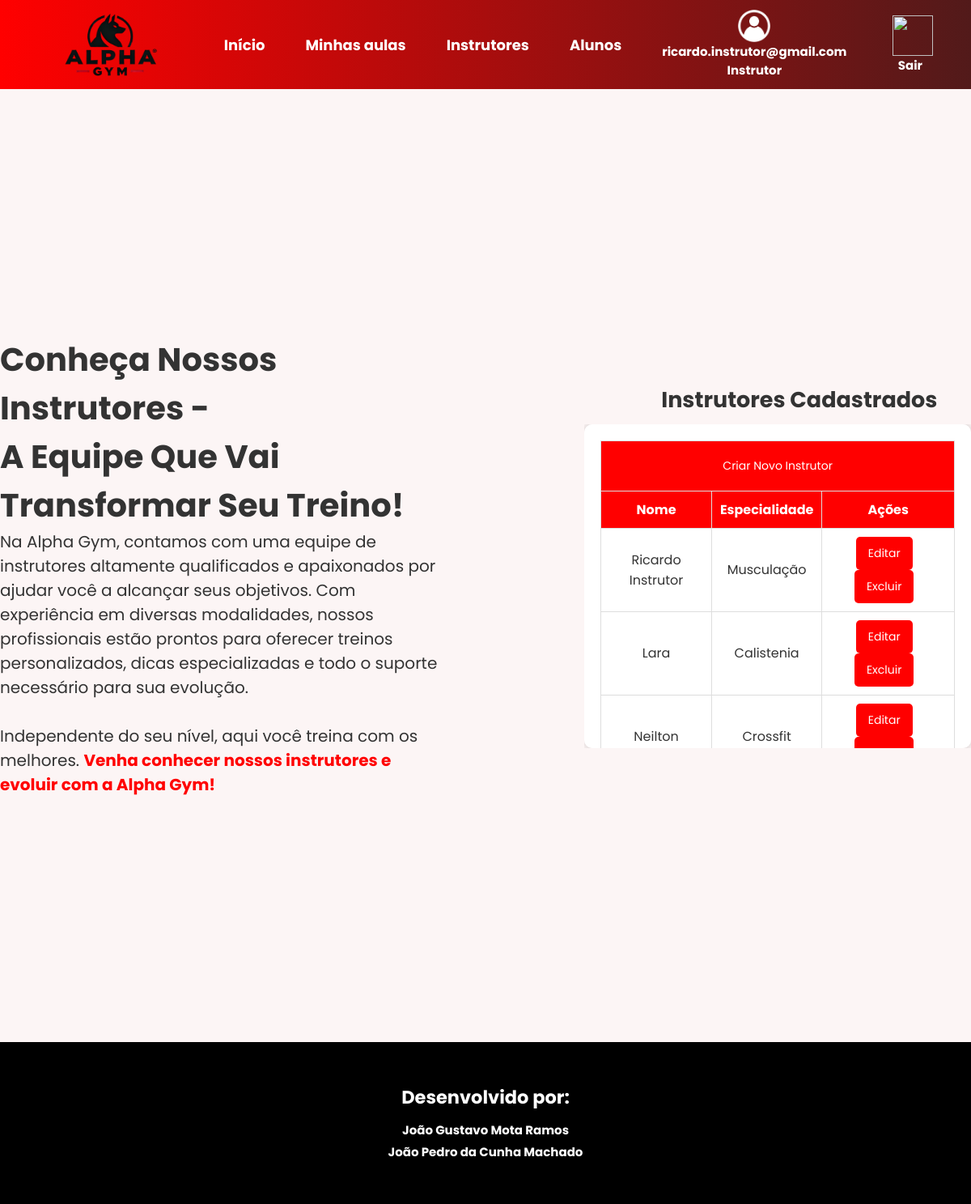
The page /php/gerenciarinstrutores.php (signed in) on the database its author committed.
### tables this page shows
CREATE TABLE `instrutor` (
  `instrutor_cod` int(11) NOT NULL,
  `instrutor_nome` varchar(155) NOT NULL,
  `instrutor_especialidade` enum('Yoga','Musculação','Crossfit','Zumba','Calistenia') NOT NULL,
  `fk_usuario_id` int(11) NOT NULL
);

### php/gerenciarinstrutores.php (the view, shortened to what this page needs)
<?php
require_once 'conexao.php';
$sql_instrutor = 'SELECT * FROM instrutor';
$resultado_instrutor = $conexao->query($sql_instrutor);
?>
<!DOCTYPE html>
<html lang="pt-BR">
<head>
    <link rel="stylesheet" type="text/css" href="../css/gerenciarinstrutores.css">
</head>
<body>
<header>
    <nav>
        <a href="inicio.php"><img id="logo-acad" src="../img/logo-sem-fundo.png" alt=""></a>
        <ul>
            <li><a href="inicio.php">Início</a></li>
            <li><a href="aulas.php">Minhas aulas</a></li>
            <li><a href="gerenciarinstrutores.php">Instrutores</a></li>
            <li><a href="gerenciaralunos.php">Alunos</a></li>
        </ul>
        <?php if (isset($_SESSION['email_sessao'])): ?>
            <div id="perfil-logout">
                <div id="perfil">
                    <img id="icon-perfil" src="../img/user-vector.png" alt="">
                    <h6><?= $_SESSION['email_sessao'] ?></h6>
                    <h6><?= $_SESSION['tipo_usuario'] ?></h6>
                </div>
                <a href="#" onclick="confirmarSaida();">
                    <div id="logout">
                        <img id="icon-logout" src="../img/logout.png" alt="">
                        <h6>Sair</h6>
                    </div>
                </a>
            </div>
        <?php else: ?>
            <a id="entrar" href="index.php">Entrar</a>
        <?php endif; ?>
    </nav>
</header>
<main>
    <div id="textos">
        <h1>Conheça Nossos Instrutores - <br> A Equipe Que Vai Transformar Seu Treino!</h1>
        <p>Na Alpha Gym, contamos com uma equipe de instrutores altamente qualificados e apaixonados por ajudar você a alcançar seus objetivos. Com experiência em diversas modalidades, nossos profissionais estão prontos para oferecer treinos personalizados, dicas especializadas e todo o suporte necessário para sua evolução.
        <br><br>Independente do seu nível, aqui você treina com os melhores. <b>Venha conhecer nossos instrutores e evoluir com a Alpha Gym!<i class="bi bi-barbell"></i></b></p>
    </div>
    <div id="container">
        <h3 id="titulo_tabela">Instrutores Cadastrados</h3>
        <div class="tabela-container">
    <div class="tabela">
        <table>
            <thead>
                <?php if ($_SESSION['tipo_usuario'] == 'Instrutor'): ?>
                    <tr>
                        <th colspan="3">
                            <button id="abrir-form" class="btn-criar-instrutor">Criar Novo Instrutor</button>
                        </th>
                    </tr>
                <?php endif; ?>
                <tr>
                    <th>Nome</th>
                    <th>Especialidade</th>
                    <th>Ações</th>
                </tr>
            </thead>
            <tbody>
                <?php if ($resultado_instrutor->num_rows > 0) {
                    while ($linha = $resultado_instrutor->fetch_assoc()) {
                        echo "<tr>";
                        echo "<td>" . htmlspecialchars($linha['instrutor_nome']) . "</td>";
                        echo "<td>" . htmlspecialchars($linha['instrutor_especialidade']) . "</td>";
                        if ($_SESSION['tipo_usuario'] == 'Instrutor') {
                            echo "<td>
                                    <button class='editar-btn' data-id='" . $linha['instrutor_cod'] . "' data-nome='" . htmlspecialchars($linha['instrutor_nome']) . "' data-especialidade='" . htmlspecialchars($linha['instrutor_especialidade']) . "'>Editar</button>
                                    <button class='excluir-btn' data-id='" . $linha['instrutor_cod'] . "'>Excluir</button>
                                  </td>";
                        } else {
                            echo "<td>Sem permissão</td>";
                        }
                        echo "</tr>";
                    }
                } else {
                    echo "<tr><td colspan='3'>Nenhum usuário encontrado.</td></tr>";
                } ?>
            </tbody>
        </table>
    </div>
</div>
    </div>
</main>
<footer>
    <h2>Desenvolvido por:</h2>
    <a href="https://www.linkedin.com/in/jo%C3%A3o-gustavo-mota-ramos-9b60242a2/" target="_blank">João Gustavo Mota Ramos</a>
    <a href="https://www.linkedin.com/in/jo%C3%A3o-pedro-da-cunha-machado-2089482b7/" target="_blank">João Pedro da Cunha Machado</a>
</footer>
</body>
</html>

### css/gerenciarinstrutores.css (style rules this page uses)
* { box-sizing: border-box; margin: 0; padding: 0; font-family: 'Poppins', sans-serif; }
body { font-family: Arial, sans-serif; background-color: rgba(255, 246, 246, 0.789); color: #333; margin: 0; padding: 0; }
nav { height: 110px; display: flex; flex-direction: row; background: linear-gradient(90deg, red, rgb(82, 26, 26)); justify-content: center; align-items: center; gap: 100px; transition: background 0.4s ease-in-out; }
nav a #logo-acad { width: 180px; height: 180px; cursor: pointer; padding-top: 10px; }
nav ul { display: flex; list-style-type: none; gap: 100px; font-size: 18px; }
nav ul li a { color: white; text-decoration: none; transition: color 0.3s ease-in-out; }
nav #perfil-logout { display: flex; justify-content: center; align-items: center; gap: 50px; }
nav #perfil-logout a { text-decoration: none; }
nav #perfil-logout #perfil, nav #perfil-logout #logout { display: flex; flex-direction: column; justify-content: center; align-items: center; color: white; transition: transform 0.3s ease-in-out; }
nav #perfil-logout h6 { font-size: 15px; }
nav #icon-perfil { width: 40px; height: 40px; }
nav #icon-logout { width: 50px; height: 50px; margin-left: 7px; }
main { height: calc(100vh - 150px); background-color: rgb(252, 245, 245); display: flex; align-items: center; justify-content: center; gap: 50px; }
main #textos { display: flex; flex-direction: column; width: 700px; margin-right: 120px; }
main #textos h1 { font-size: 40px; }
main #textos p { font-size: 20px; }
main #textos b { color: red; }
.tabela-container { display: flex; justify-content: center; margin-top: 50px; width: 100%; max-width: 700px; height: 400px; overflow: hidden; }
.tabela { background-color: white; padding: 20px; border-radius: 10px; box-shadow: 0 0 10px rgba(0, 0, 0, 0.2); width: 100%; height: 100%; overflow-y: auto; text-align: center; }
table { width: 100%; border-collapse: collapse; }
thead { background: linear-gradient(90deg, red, rgb(255, 0, 0)); color: white; }
th, td { padding: 10px; border: 1px solid #ddd; }
#titulo_tabela { font-size: 27px; margin-left: 95px; margin-bottom: -40px; }
a { color: #c51b08; text-decoration: none; font-weight: bold; }
button { background-color: red; color: white; padding: 10px 15px; border: none; border-radius: 5px; cursor: pointer; font-size: 14px; transition: background-color 0.3s ease; }
td button { margin-right: 10px; }
footer { height: 200px; background-color: black; color: white; display: flex; flex-direction: column; justify-content: center; align-items: center; font-size: 15px; }
footer h2 { margin-bottom: 10px; }
footer a { color: white; text-decoration: none; margin-top: 2px; margin-bottom: 2px; }
@media screen and (max-width: 1200px) { nav { gap: 50px; padding: 0 20px; } }
@media screen and (max-width: 1200px) { nav ul { gap: 50px; } }
@media screen and (max-width: 1200px) { main #textos { width: 600px; } }

### rows shown on the page
instrutor: instrutor_nome "Ricardo Instrutor", instrutor_especialidade "Musculação"
instrutor: instrutor_nome "Lara", instrutor_especialidade "Calistenia"
instrutor: instrutor_nome "Neilton", instrutor_especialidade "Crossfit"

### other values the page prints
$_SESSION['email_sessao'] "ricardo.instrutor@gmail.com"
$_SESSION['tipo_usuario'] "Instrutor"
